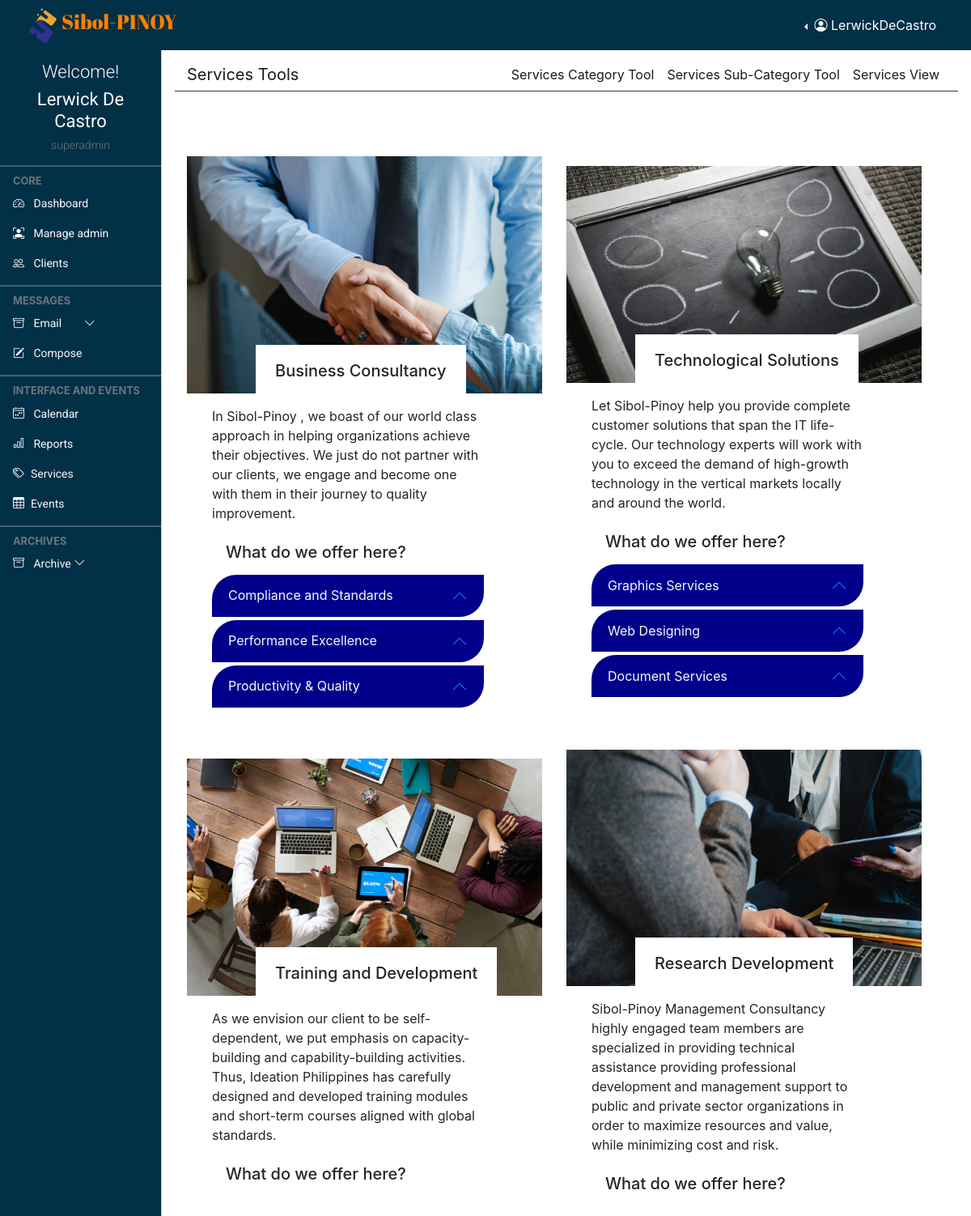
Screenshot of /admin/services.php (signed in) with the database file from the repository.
### tables this page shows
CREATE TABLE `profile` (
  `id` int(11) NOT NULL,
  `loginId` int(11) NOT NULL,
  `firstName` varchar(255) NOT NULL,
  `lastName` varchar(255) NOT NULL,
  `dateAdded` datetime NOT NULL
);

CREATE TABLE `services` (
  `number` int(100) NOT NULL,
  `service_uniID` varchar(250) NOT NULL,
  `service_title` varchar(250) NOT NULL,
  `image` varchar(250) NOT NULL,
  `service_desc` longtext NOT NULL,
  `status` varchar(50) NOT NULL,
  `loginId` varchar(250) DEFAULT NULL,
  `action` varchar(250) DEFAULT NULL,
  `date_upload` datetime DEFAULT NULL,
  `date_update` datetime DEFAULT NULL
);

CREATE TABLE `services_category` (
  `number` int(100) NOT NULL,
  `category_uniID` varchar(250) NOT NULL,
  `service_uniID` varchar(250) NOT NULL,
  `category_title` varchar(250) DEFAULT NULL,
  `status` varchar(100) DEFAULT NULL,
  `loginId` varchar(250) DEFAULT NULL,
  `action` varchar(250) DEFAULT NULL,
  `date_upload` datetime DEFAULT NULL,
  `date_update` datetime DEFAULT NULL
);

### admin/services.php (the view, shortened to what this page needs)
<!doctype html>
<html lang="en">
  <?php
      require "layout.part/admin.header.php";
  ?>
  <body>
    <?php
      require "layout.part/admin.top.navbar.php";
    ?>
    <?php
      require "layout.part/admin.side.navbar.php";
    ?>
    <main class="mt-5 pt-3">
        <?php
            require "layout.part/services.subnav.php";
        ?>
        <div class="g-4 m-3">
            <div class="row col-md-12 d-flex justify-content-center align-items-center">
                <?php
                    $status = "Active";
                    $serv_load_query = "SELECT * FROM `services` WHERE `status`='$status' ";
                    $serv_load_query_result = mysqli_query($conn, $serv_load_query);
                    if(mysqli_num_rows($serv_load_query_result)>0){
                        foreach($serv_load_query_result as $serv_load){
                            ?>
                                <div class="col-lg-6 col-md-6 mt-5">
                                    <div class="team-item">
                                        <div class="overflow-hidden text-center">
                                            <img class="img-fluid" style="width: 450px;" src="./upload/<?= $serv_load['image']?>" alt="">
                                            <div class="bg-white text-center position-absolute py-2 px-3" style="margin-left: 85px; margin-top: -60px">
                                                <h5 class="p-2 mt-1 secondary-font-two"><?= $serv_load['service_title']?></h5>
                                            </div>
                                        </div>
                                        <div class="col-md-10 mx-3 pt-3 small-container">
                                            <p class="smaller-text"><?= $serv_load['service_desc']?>
                                            </p>
                                        </div>
                                        <div class="">
                                            <h5 class="py-2 mx-5 secondary-font-two">What do we offer here?</h5>
                                        </div>
                                        <div class="accordion col-md-10 mx-3" id="" >
                                            <?php
                                                $status = "Active";
                                                $service_uniDI = $serv_load['service_uniID'];
                                                $service_category_query = "SELECT * FROM `services_category` WHERE `service_uniID`= '$service_uniDI' AND `status`='$status' ";
                                                $service_category_query_result = mysqli_query($conn, $service_category_query);
                                                if(mysqli_num_rows($service_category_query_result) > 0){
                                                    foreach($service_category_query_result as $serv_cat ){
                                                        ?>
                                                            <div class="accrodion-item mb-1">
                                                            <?php
                                                                $str = $serv_cat['category_title'];
                                                                $new_str = str_replace(' ', '', $str);
                                                                $clear =  substr($new_str , 0,6);
                                                            ?>
                                                                <h5 class="accordion-header second-header" id="bc_header1">
                                                                    <button class="accordion-button text-light" style="background: darkblue;border-top-left-radius: 30px; border-bottom-right-radius: 30px" type="button" data-bs-toggle="collapse" data-bs-target="#<?= $clear ?>" aris-expanded="true">
                                                                        <?= $serv_cat['category_title']?>
                                                                    </button>
                                                                </h5>
                                                            </div>
                                                        <?php
                                                    }
                                                }
                                            ?>
                                        </div>
                                    </div>
                                </div>
                            <?php
                        }
                    }
                ?>
            </div>
        </div>
    </main>
  </body>
</html>

### admin/layout.part/admin.header.php (shortened to what this page needs)
  <head>
    <link href="https://cdn.jsdelivr.net/npm/bootstrap@5.0.2/dist/css/bootstrap.min.css" rel="stylesheet">
    <link rel="stylesheet" href="https://cdnjs.cloudflare.com/ajax/libs/fullcalendar/3.4.0/fullcalendar.css" />
    <link rel="stylesheet" href="https://cdnjs.cloudflare.com/ajax/libs/twitter-bootstrap/4.0.0-alpha.6/css/bootstrap.css" />
    <link rel="stylesheet" href="https://cdn.jsdelivr.net/npm/bootstrap-icons@1.4.1/font/bootstrap-icons.css"/>
    <link rel="stylesheet" href="style/dataTables.bootstrap5.min.css" />
    <link rel="stylesheet" href="style/addstyler.css" />
    <link rel="stylesheet" href="style/colored.css" />
  </head>
<?php
function levelCheck($lev){
    if($lev == "0"){
      $lev = "admin";
    }
    else if($lev == "1"){
      $lev = "superadmin";
    }
    echo $lev;
  }
?>

### admin/layout.part/admin.top.navbar.php (shortened to what this page needs)
<?php
  require "../connection.php";
  if(isset($_SESSION["username"]) && isset($_SESSION["level"])){
    $musername = $_SESSION["username"];
    $sql = "SELECT login.loginId, profile.firstName, profile.lastName, login.username, login.level FROM login INNER JOIN profile ON
                login.loginId = profile.loginId WHERE login.username = '$musername'";
    if($result = $conn->query($sql)){
      if($result->num_rows == 1){
        if($row = $result->fetch_assoc()){
          $firstName = $row["firstName"];
          $lastName = $row["lastName"];
          $rusername = $row["username"];
          $level = $row["level"];
        }
      }
    }
  }
?>
<nav class="navbar navbar-expand-lg navbar-dark px-3 fixed-top bg-coloured">
  <div class="container-fluid">
    <div class="">
      <img class="__logo" src="../img/logo.png" alt=""><a class="logo-font" href="#">Sibol-PINOY</a>
    </div>
    <div class="collapse navbar-collapse justify-content-md-end" id="topNavBar">
      <div class="btn-group border-0 dropstart">
        <button type="button" class="btn text-white dropdown-toggle border-0" data-bs-toggle="dropdown" aria-expanded="false">
          <i class="bi bi-person-circle"></i> <span> <?= $rusername ?> </span>
        </button>
      </div>
    </div>
  </div>
</nav>

### admin/layout.part/admin.side.navbar.php (shortened to what this page needs)
<div class="offcanvas offcanvas-start sidebar-nav bg-coloured" id="sidebar">
    <div class="offcanvas-body p-0">
        <div class="container pt-3 text-center">
            <div class="text-white">
            <h4 class="welcome-text">Welcome!</h4>
            <h2 class="user-text"><?= $firstName . " " . $lastName?></h2>
            <h6 class="text-muted text-small"><?= levelCheck($level) ?></h6>
            </div>
        </div>
        <nav class="navbar-dark pb-5">
            <ul class="navbar-nav">
                <hr class="dropdown-divider bg-light" />
                <div class="text-muted small fw-bold text-uppercase px-3">
                    CORE
                </div>
                <li>
                    <a href="landing" class="nav-link px-3 text-light text-normal">
                        <span class="me-2"><i class="bi bi-speedometer2"></i></span>
                        <span>Dashboard</span>
                    </a>
                    <?php
                        if(isset($_SESSION["level"])){
                            $check_level = $_SESSION["level"];
                            if($check_level == '1'){
                                echo ' <a href="admin.con" class="nav-link px-3 text-light text-normal">
                                            <span class="me-2"><i class="bi bi-person-bounding-box"></i></span>
                                            <span>Manage admin</span>
                                        </a>';
                            }
                        }
                    ?>
                    <a href="clients.record" class="nav-link px-3 text-light text-normal">
                        <span class="me-2"><i class="bi bi-people"></i></span>
                        <span>Clients</span>
                    </a>
                </li>
                <hr class="dropdown-divider bg-light" />
                <div class="text-muted small fw-bold text-uppercase px-3">
                    Messages
                </div>
                <li>
                    <a class="nav-link px-3 text-light text-normal position-relative" data-bs-toggle="collapse" href="#email">
                        <span class="me-2"><i class="bi bi-archive"></i></span>
                            <span>Email
                        </span>
                        <span class="ms-auto">
                            <span class="right-icon mx-4">
                            <i class="bi bi-chevron-down"></i>
                            </span>
                        </span>
                    </a>
                    <a href="#" class="nav-link px-3 text-light text-normal">
                        <span class="me-2"><i class="bi bi-pencil-square"></i></span>
                        <span>
                            <button type="button" class="bg-transparent border-0 text-light" data-bs-toggle="modal" data-bs-target="#exampleModal">
                                Compose
                            </button>
                        </span>
                    </a>
                </li>
                <hr class="dropdown-divider bg-light" />
                <div class="text-muted small fw-bold text-uppercase px-3">
                    Interface and Events
                </div>
                <li>
                    <a href="calender" class="nav-link px-3 text-light text-normal">
                            <span class="me-2"><i class="bi bi-calendar4-week"></i></span>
                            <span>Calendar</span>
                    </a>
                    <a href="reports" class="nav-link px-3 text-light text-normal">
                            <span class="me-2"><i class="bi bi-bar-chart"></i></span>
                            <span>Reports</span>
                    </a>
                    <a href="services.tools" class="nav-link px-3 sidebar-link text-light text-normal" >
                        <span class="me-2"><i class="bi bi-tags"></i></span>
                        <span>Services</span>
                    </a>
                    <a href="events" class="nav-link px-3 sidebar-link text-light text-normal">
                        <span class="me-2"><i class="bi bi-table"></i></span>
                        <span>Events</span>
                    </a>
                </li>
                <hr class="dropdown-divider bg-light" />
                <div class="text-muted small fw-bold text-uppercase px-3">
                    Archives
                </div>
                <li>
                    <a class="nav-link px-3  text-light text-normal" data-bs-toggle="collapse" href="#archives">
                        <span class="me-2"><i class="bi bi-archive"></i></span>
                        <span>Archive</span>
                        <span class="ms-auto">
                            <span class="right-icon">
                            <i class="bi bi-chevron-down"></i>
                            </span>
                        </span>
                    </a>
                </li>
            </ul>
        </nav>
    </div>
</div>

### admin/layout.part/services.subnav.php
<nav class="navbar navbar-expand-lg navbar-light bg-white">
    <div class="container-fluid border-bottom border-3 border-dark mb-2">
        <a class="navbar-brand" href="services.tools">Services Tools</a>
        <div class="navbar-nav">
            <a class="nav-link active" aria-current="page" href="services.category">Services Category Tool</a>
            <a class="nav-link active" aria-current="page" href="services.sub.cat">Services Sub-Category Tool</a>
            <a class="nav-link active" aria-current="page" href="services">Services View</a>
        </div>
    </div>
</nav>

### admin/style/addstyler.css (style rules this page uses)
:root { --yellowColor: #FF7F00; --blueColor: #040478; --roboto: 'Roboto', sans-serif; --robotoSlab: 'Roboto Slab', serif; --abrilFatface: 'Abril Fatface', cursive; --offcanvas-width: 200px; --topNavbarHeight: 60px; --navColor: #6c757d; }
* { padding: 0; margin: 0; box-sizing: border-box; }
body { background-color: rgb(255, 255, 255); overflow: hidden; }
.text-normal { font-family: var(--roboto); font-size: 14px; font-weight: 400; }
.text-small { font-family: var(--roboto); font-size: 14px; font-weight: 300; }
.user-text { font-family: var(--roboto); font-size: 22px; font-weight: 400; }
.welcome-text { font-family: var(--roboto); font-size: 22px; font-weight: 300; }
.__logo { width: 45px; height: 45px; }
.logo-font { font-family: var(--abrilFatface); color: var(--yellowColor); font-size: 25px; text-decoration: none; transition: 0.3s ease-in-out; }
.sidebar-nav { width: var(--offcanvas-width); }
.sidebar-link { display: flex; align-items: center; }
@media (min-width: 992px) { body { overflow: auto !important; } }
@media (min-width: 992px) { main { margin-left: var(--offcanvas-width); } }
@media (min-width: 992px) { .sidebar-nav { -webkit-transform: none; transform: none; visibility: visible !important; height: calc(100% - var(--topNavbarHeight)); top: var(--topNavbarHeight); } }

### admin/style/colored.css (style rules this page uses)
.bg-coloured { background-color: #023047; }

### rows the page displays
profile: loginId.username "LerwickDeCastro", firstName "Lerwick", lastName "De Castro", loginId.level "superadmin"
services: image (picture), service_title "Business Consultancy", service_desc "In Sibol-Pinoy , we boast of our world class approach in helping organizations achieve their objectives. We just do not partner with our clients, we engage and become one with them in their journey to quality improvement."
services_category: category_title "Compliance and Standards"
services_category: category_title "Performance Excellence"
services_category: category_title "Productivity & Quality"
services: image (picture), service_title "Technological Solutions", service_desc "Let Sibol-Pinoy help you provide complete customer solutions that span the IT life-cycle. Our technology experts will work with you to exceed the demand of high-growth technology in the vertical markets locally and around the world."
services_category: category_title "Graphics Services"
services_category: category_title "Web Designing"
services_category: category_title "Document Services"
services: image (picture), service_title "Training and Development", service_desc "As we envision our client to be self-dependent, we put emphasis on capacity-building and capability-building activities. Thus, Ideation Philippines has carefully designed and developed training modules and short-term courses aligned with global standards."
services: image (picture), service_title "Research Development", service_desc "Sibol-Pinoy Management Consultancy highly engaged team members are specialized in providing technical assistance providing professional development and management support to public and private sector organizations in order to maximize resources and value, while minimizing cost and risk."
